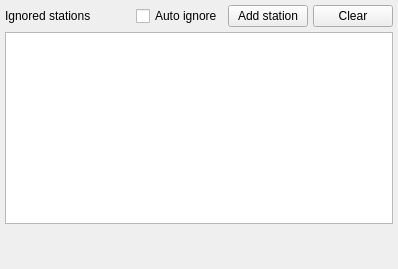
                     <widget class="QWidget" name="tab_2">
                      <attribute name="title">
                       <string>Ignore</string>
                      </attribute>
                      <layout class="QVBoxLayout" name="verticalLayout_11">
                       <property name="spacing">
                        <number>5</number>
                       </property>
                       <property name="leftMargin">
                        <number>5</number>
                       </property>
                       <property name="topMargin">
                        <number>5</number>
                       </property>
                       <property name="rightMargin">
                        <number>5</number>
                       </property>
                       <property name="bottomMargin">
                        <number>5</number>
                       </property>
                       <item>
                        <layout class="QHBoxLayout" name="horizontalLayout_11">
                         <item>
                          <widget class="QLabel" name="label_2">
                           <property name="text">
                            <string>Ignored stations</string>
                           </property>
                          </widget>
                         </item>
                         <item>
                          <spacer name="horizontalSpacer">
                           <property name="orientation">
                            <enum>Qt::Horizontal</enum>
                           </property>
                           <property name="sizeType">
                            <enum>QSizePolicy::MinimumExpanding</enum>
                           </property>
                           <property name="sizeHint" stdset="0">
                            <size>
                             <width>40</width>
                             <height>20</height>
                            </size>
                           </property>
                          </spacer>
                         </item>
                         <item>
                          <widget class="QCheckBox" name="cb_IgnoreAfterWD">
                           <property name="toolTip">
                            <string>&lt;html&gt;&lt;head/&gt;&lt;body&gt;&lt;p&gt;When this option is used, software will add the station to the ignore list automatically if it was calling it and the TX watchdog expired. When a station is added to the Ignored stations list, it will not appear on the Band Activity pane.&lt;/p&gt;&lt;/body&gt;&lt;/html&gt;</string>
                           </property>
                           <property name="text">
                            <string>Auto ignore</string>
                           </property>
                          </widget>
                         </item>
                         <item>
                          <widget class="QPushButton" name="btn_addToIgnore">
                           <property name="toolTip">
                            <string>&lt;html&gt;&lt;head/&gt;&lt;body&gt;&lt;p&gt;Add current DX Call to the Ignored stations list. &lt;/p&gt;&lt;/body&gt;&lt;/html&gt;</string>
                           </property>
                           <property name="text">
                            <string>Add station</string>
                           </property>
                          </widget>
                         </item>
                         <item>
                          <widget class="QPushButton" name="btn_clearIgnore">
                           <property name="toolTip">
                            <string>&lt;html&gt;&lt;head/&gt;&lt;body&gt;&lt;p&gt;Clear Ignored stations list.&lt;/p&gt;&lt;/body&gt;&lt;/html&gt;</string>
                           </property>
                           <property name="text">
                            <string>Clear</string>
                           </property>
                          </widget>
                         </item>
                        </layout>
                       </item>
                       <item>
                        <widget class="QPlainTextEdit" name="pte_IgnoredStations">
                         <property name="sizePolicy">
                          <sizepolicy hsizetype="Ignored" vsizetype="Expanding">
                           <horstretch>0</horstretch>
                           <verstretch>0</verstretch>
                          </sizepolicy>
                         </property>
                         <property name="toolTip">
                          <string>&lt;html&gt;&lt;head/&gt;&lt;body&gt;&lt;p&gt;If a callsign is added to this list, either via Auto ignore option, or manually, it will not appear on the Band Activity pane. &lt;/p&gt;&lt;p&gt;&lt;span style=&quot; font-weight:600;&quot;&gt;Syntax: &lt;/span&gt;One callsign per row.&lt;/p&gt;&lt;/body&gt;&lt;/html&gt;</string>
                         </property>
                        </widget>
                       </item>
                       <item>
                        <spacer name="verticalSpacer_11">
                         <property name="orientation">
                          <enum>Qt::Vertical</enum>
                         </property>
                         <property name="sizeHint" stdset="0">
                          <size>
                           <width>20</width>
                           <height>40</height>
                          </size>
                         </property>
                        </spacer>
                       </item>
                      </layout>
                     </widget>
